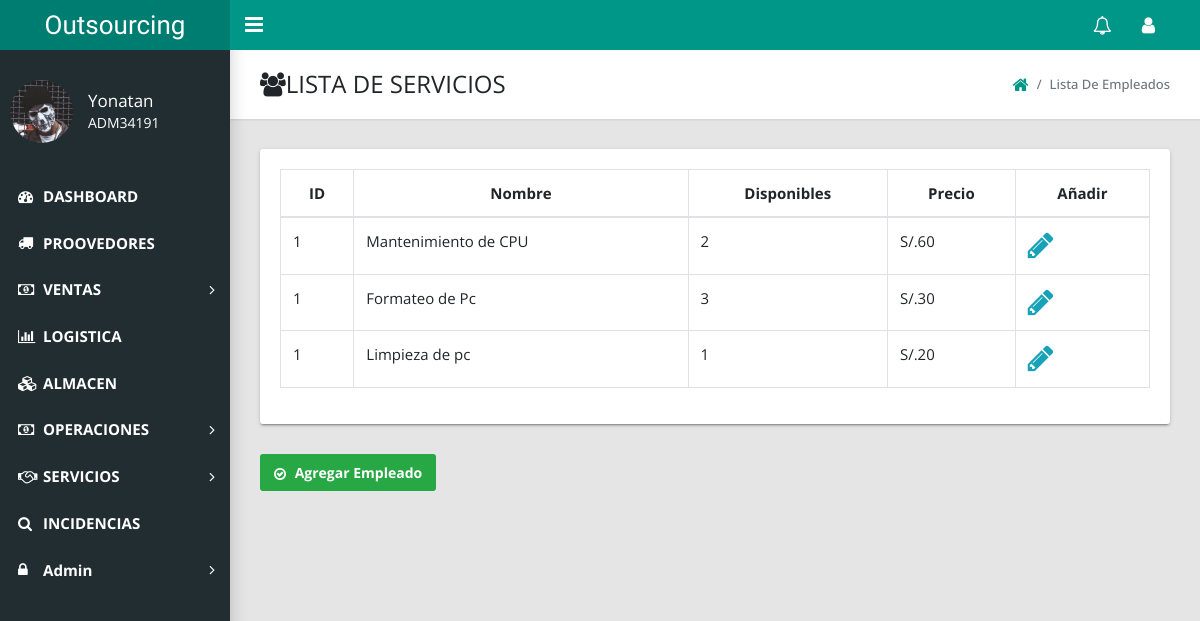
Page /admin/lista_servicio.php (signed in) on the earlier database version.
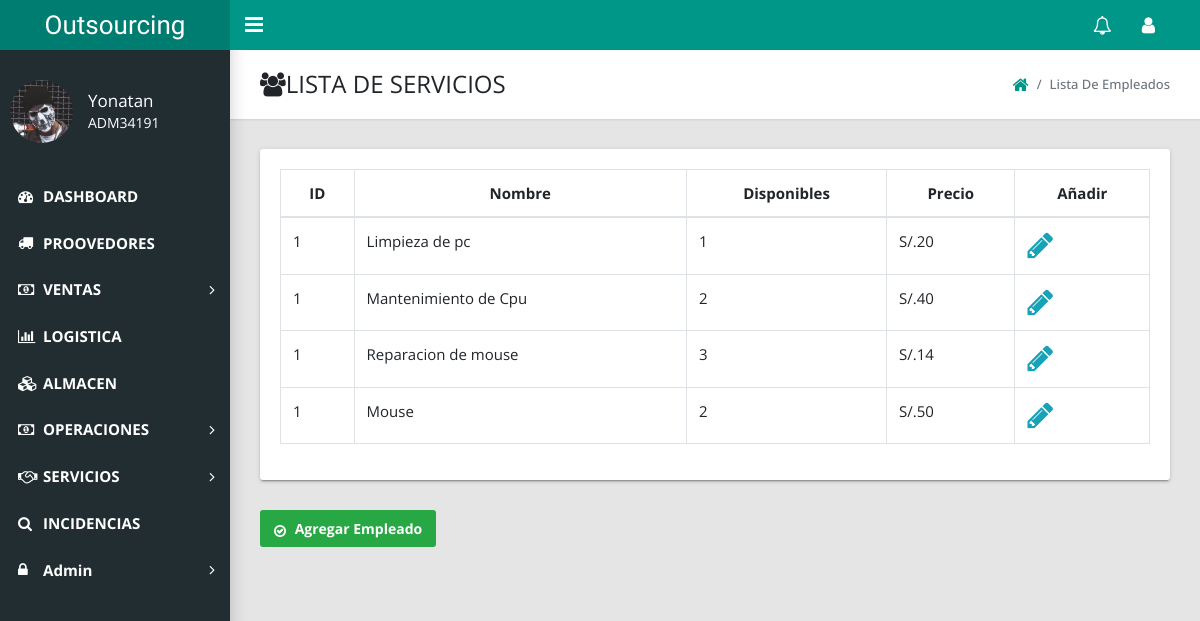
Same page on the later database version.
### tables this page shows
CREATE TABLE `servicios` (
  `servicio_id` int(10) NOT NULL,
  `servicio_cod` varchar(15) NOT NULL,
  `servicio_nombre` varchar(50) NOT NULL,
  `servicio_desc` text NOT NULL,
  `servicio_mat` text NOT NULL,
  `servicio_disponibles` int(11) NOT NULL,
  `servicio_pventa` varchar(50) NOT NULL,
  `servicio_categoria` varchar(50) NOT NULL,
  `servicio_estado` tinyint(1) NOT NULL,
  `servicio_proveedor` varchar(50) NOT NULL,
  `servicio_tipo` tinyint(1) DEFAULT NULL
);

### admin/lista_servicio.php (the view, shortened to what this page needs)
<?php include('cabeza.php'); ?>
<link href="styles/main.css" type="text/css" rel="stylesheet">
<link href="styles/ver.css" type="text/css" rel="stylesheet">
<?php if($_SESSION['role'] != 5){
  echo "<script>alert('No eres de este role ')</script>";
  echo "<script>window.open('index.php?logged_in=Logueaste%20correctamente!','_self')</script>";
}else{
  ?>
    <main class="app-content">
      <div class="app-title">
        <div>
          <h1><i class="fa fa-users"></i>LISTA DE SERVICIOS</h1>
        </div>
        <ul class="app-breadcrumb breadcrumb side">
          <li class="breadcrumb-item"><a href="index.php?logged_in=Logueaste%20correctamente!"><i class="fa fa-home fa-lg"></i></a></li>
          <li class="breadcrumb-item active">Lista de Empleados</li>
        </ul>
      </div>
      <div class="row" style="font-size: 15px;">
        <div class="col-md-12">
          <div class="tile">
            <div class="tile-body">
              <form action="" method="post" enctype="multipart/form-data" >
                <div class="table-responsive">
              <table class="table table-hover table-bordered" id="sampleTable" >
                  <thead align="center">
                    <tr>
                      <th>ID</th>
                      <th>Nombre </th>
                      <th>Disponibles</th>
                      <th>Precio</th>
                        <th>Añadir</th>
                    </tr>
                  </thead>
                  <?php
                  $codigo = $_GET['ruc'];
                  $get_pro = "select * from servicios";
                  $i = 1;
                  $run_pro = mysqli_query($conexion, $get_pro);
                  while($row_pro = mysqli_fetch_array($run_pro)){
                      $pro_cod = $row_pro['servicio_cod'];
                      $pro_nombre  = $row_pro['servicio_nombre'];
                      $pro_disp = $row_pro['servicio_disponibles'];
                      $pro_pventa = $row_pro['servicio_pventa'];
                    ?>
                     <tr>
                       <td ><?php echo $i; ?></td>
                       <td ><?php echo $pro_nombre; ?></td>
                       <td ><?php echo $pro_disp; ?></td>
                       <td >S/.<?php echo $pro_pventa; ?></td>
                           <td class="delete"><a href="tabla_cotizacion.php?cod_codigo=<?php echo $codigo; ?>&ser_codigo=<?php echo $pro_cod; ?>" ><i class="fa fa-pencil fa-2x" aria-hidden="true"></i></a></td>
                 </tr>
                    <?php }  ?>
                </table>
                </div>
              </form>
            </div>
          </div>
        </div>
      </div>
      <a href="../registrar.php"  class="btn btn-success"><i class="fa fa-check-circle-o" aria-hidden="true"></i>  Agregar Empleado</a>
 </main>
<?php } ?>
<?php include('pie.php'); ?>

Differences in the rows shown:
removed servicios: servicio_nombre "Mantenimiento de CPU", servicio_disponibles "2", servicio_pventa "60"
removed servicios: servicio_nombre "Formateo de Pc", servicio_disponibles "3", servicio_pventa "30"
added servicios: servicio_nombre "Mantenimiento de Cpu", servicio_disponibles "2", servicio_pventa "40"
added servicios: servicio_nombre "Reparacion de mouse", servicio_disponibles "3", servicio_pventa "14"
added servicios: servicio_nombre "Mouse", servicio_disponibles "2", servicio_pventa "50"
